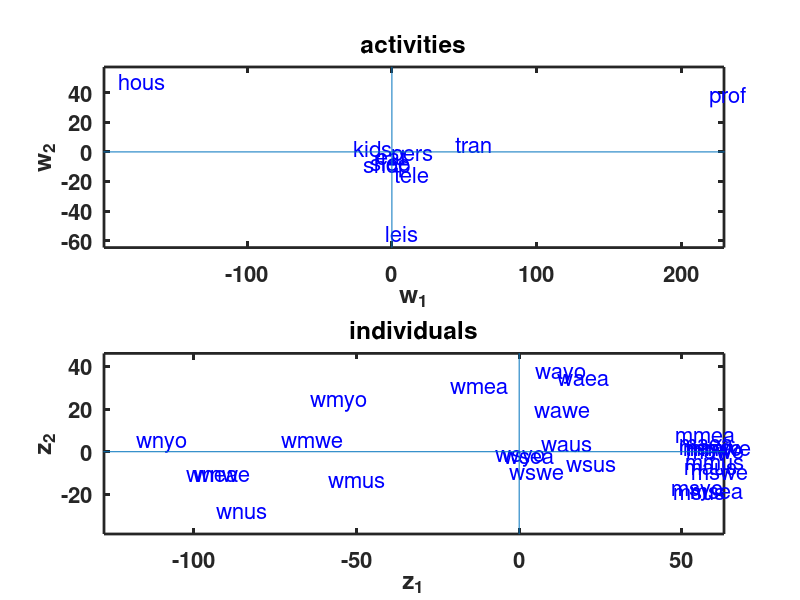

Write the MATLAB code that produced this figure.

% delete history
clear all
close all
clc

% load data
time   = load('timebudget.dat');

% labels
cols   = cellstr(strvcat('prof','tran','hous','kids','shop','pers','eat','slee','tele','leis'));
rows   = cellstr(strvcat('maus','waus','wnus','mmus','wmus','msus','wsus','mawe','wawe','wnwe','mmwe','wmwe','mswe','wswe','mayo','wayo','wnyo','mmyo','wmyo','msyo','wsyo','maea','waea','wnea','mmea','wmea','msea','wsea'));

% retrieve dimensions
[n p]  = size(time);               % rows and columns of data matrix 

one    = ones(n,n);
h      = diag(ones(n,1))-one/n;    % centering matrix 
xs     = h*time;                   % centered data
xs     = xs/sqrt(n);               % correct for sample size
xs2    = xs'*xs; 
[xvec xval] = eig(xs2);            % spectral decomposition 
xval        = diag(xval);
[xval, ind] = sort(xval,'descend');% index eigenvalues by size
xvec        = xvec(:,ind);         % reorder eigenvectors according to eigenvalues
lambda = xval;                     % eigenvalues 
gamma  = xvec;                     % eigenvectors

w      = -(gamma'.*repmat(sqrt(abs(lambda)),1,p))'; % coordinates of activities 
w      = w(:,1:2);                       
z      = -xs*gamma;                % coordinates of individuals
z      = z(:,1:2);                       

tau    = cumsum(lambda)/sum(lambda)% percentage of explained variation

% visualization
subplot(2,1,1)
plot(w(:,1),w(:,2),'wo')
xlabel('w_1','FontSize',16,'FontWeight','Bold')
ylabel('w_2','FontSize',16,'FontWeight','Bold')
title('activities','FontSize',16,'FontWeight','Bold')
for i=1:p
text(w(i,1),w(i,2),cols(i),'FontSize',16, 'Color', 'blue')
end
line([0,0]',[-300,300]')
line([-300,300]',[0,0]')
axis([min(w(:,1))-10 max(w(:,1))+10  min(w(:,2))-10 max(w(:,2))+10]);
set(gca,'FontSize',16,'LineWidth',2,'FontWeight','bold')

subplot(2,1,2)
plot(z(:,1),z(:,2),'wo')
xlabel('z_1','FontSize',16,'FontWeight','Bold')
ylabel('z_2','FontSize',16,'FontWeight','Bold')
title('individuals','FontSize',16,'FontWeight','Bold')
for i=1:n
text(z(i,1),z(i,2),rows(i),'FontSize',16, 'Color', 'blue')
end
line([0,0]',[-300,300]')
line([-300,300]',[0,0]')
axis([min(z(:,1))-10 max(z(:,1))+10  min(z(:,2))-10 max(z(:,2))+10]);
set(gca,'FontSize',16,'LineWidth',2,'FontWeight','bold')
